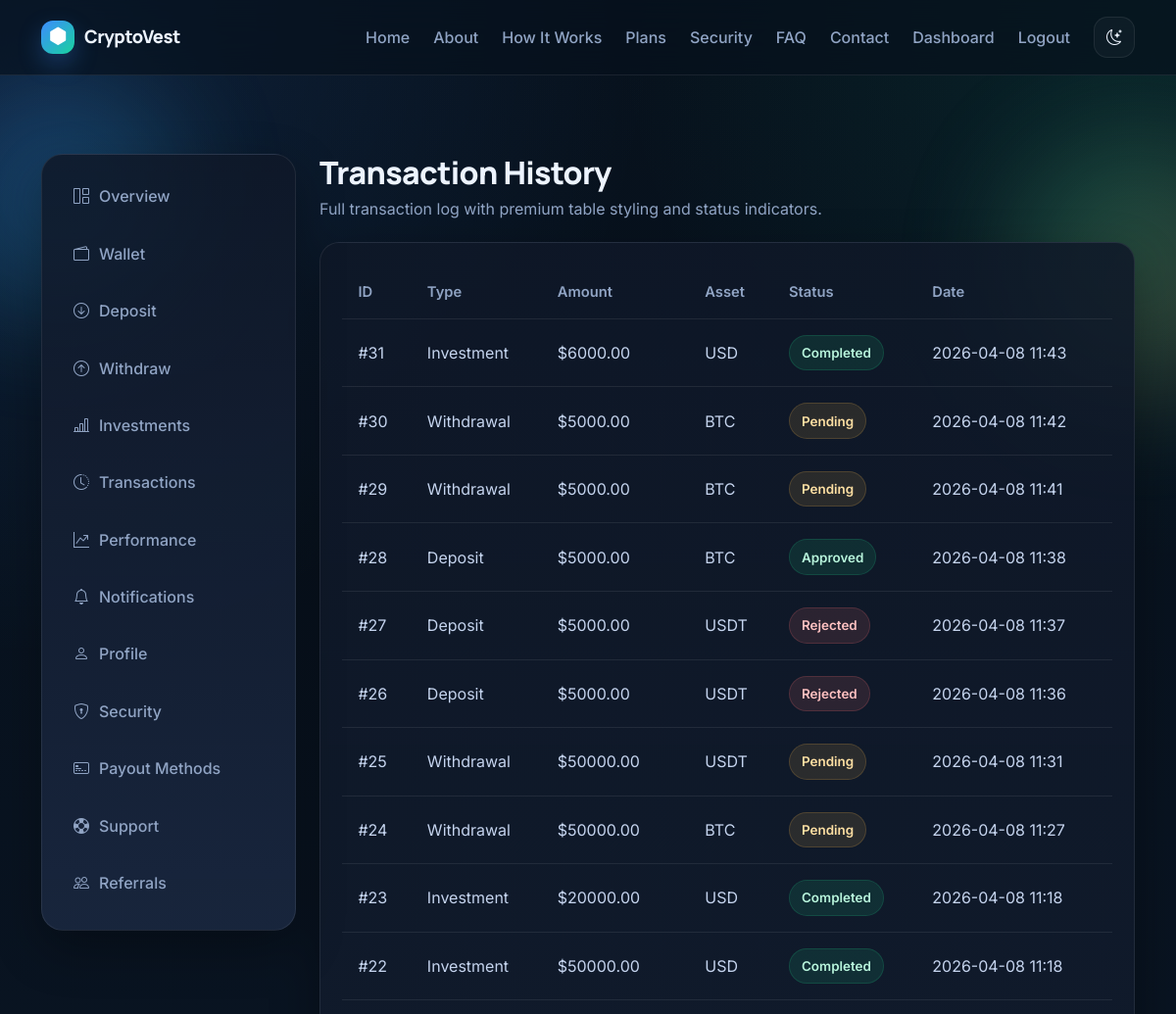
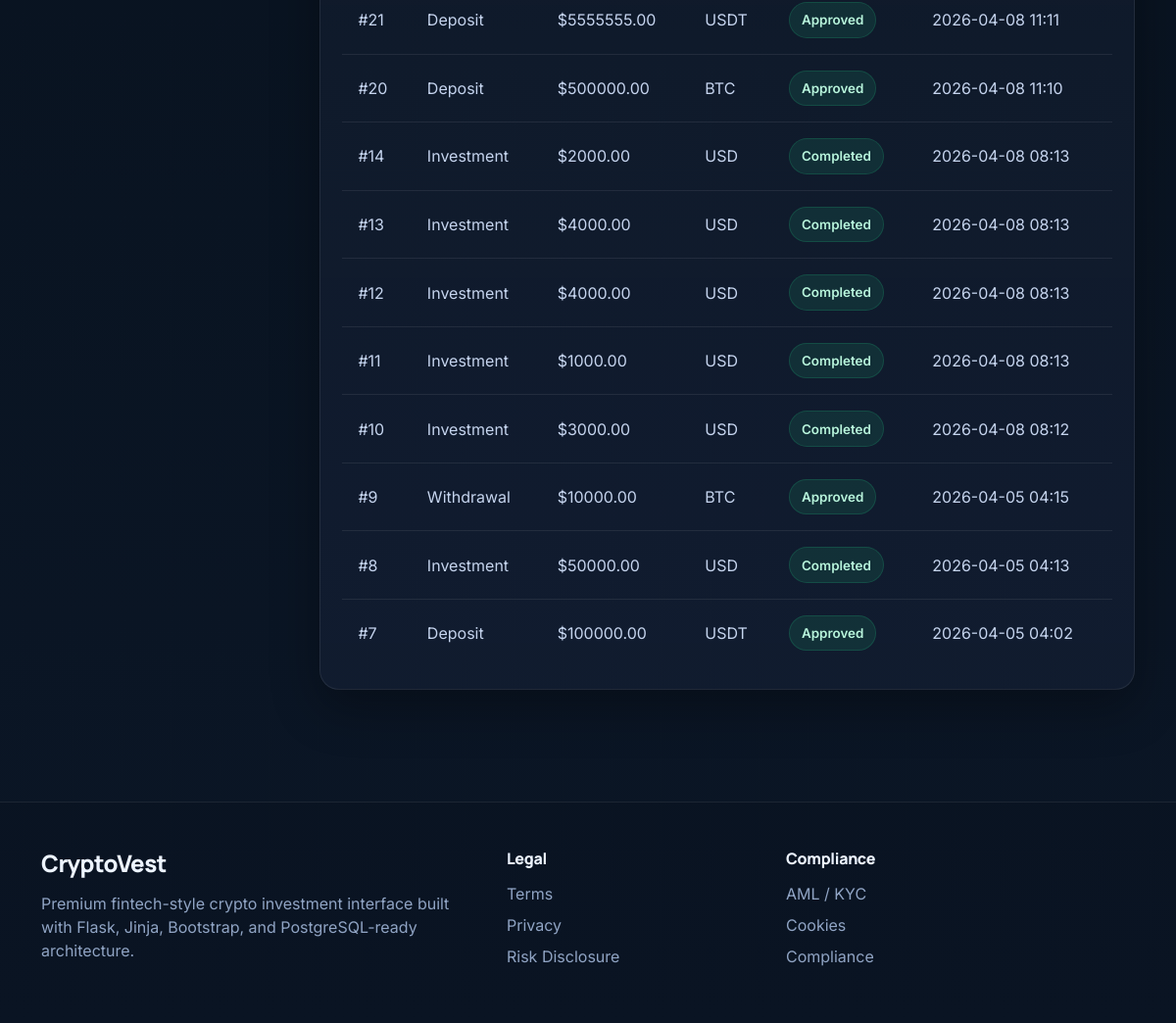
The app's page /dashboard/transactions (signed in) with its own data (2 pictures, top to bottom).
### app/models.py (models this page shows)
class Transaction(db.Model):
    id = db.Column(db.Integer, primary_key=True)
    user_id = db.Column(db.Integer, db.ForeignKey("user.id"), nullable=False)
    tx_type = db.Column(db.String(30), nullable=False)  # deposit, withdrawal, investment
    asset = db.Column(db.String(20), default="USDT")
    amount = db.Column(db.Float, nullable=False)
    network = db.Column(db.String(50), nullable=True)
    wallet_address = db.Column(db.String(255), nullable=True)
    status = db.Column(db.String(30), default="pending")
    reference = db.Column(db.String(120), nullable=True)
    notes = db.Column(db.Text, nullable=True)
    created_at = db.Column(db.DateTime, default=datetime.utcnow)

### app/dashboard/routes.py (the view)
@dashboard_bp.route("/transactions")
@login_required
def transactions():
    txs = (
        Transaction.query.filter_by(user_id=current_user.id)
        .order_by(Transaction.created_at.desc())
        .all()
    )
    return render_template("dashboard/transactions.html", transactions=txs)

### app/models.py (called while the page is built)
@login_manager.user_loader
def load_user(user_id):
    return db.session.get(User, int(user_id))

### app/templates/dashboard/transactions.html (shortened to what this page needs)
{% extends 'base.html' %}
{% block content %}
<section class="page-section">
    <div class="container dashboard-layout">
        {% include 'includes/dashboard_sidebar.html' %}
        <div class="page-shell">
            <div class="page-header">
                <h1>Transaction History</h1>
                <p class="text-muted-premium mb-0">Full transaction log with premium table styling and status indicators.</p>
            </div>
            <div class="table-panel">
                <table class="table-premium">
                    <tr>
                        <th>ID</th>
                        <th>Type</th>
                        <th>Amount</th>
                        <th>Asset</th>
                        <th>Status</th>
                        <th>Date</th>
                    </tr>
                    {% for tx in transactions %}
                    <tr>
                        <td>#{{ tx.id }}</td>
                        <td>{{ tx.tx_type|title }}</td>
                        <td>${{ '%.2f'|format(tx.amount) }}</td>
                        <td>{{ tx.asset }}</td>
                        <td><span class="status-badge status-{{ tx.status }}">{{ tx.status|title }}</span></td>
                        <td>{{ tx.created_at.strftime('%Y-%m-%d %H:%M') }}</td>
                    </tr>
                    {% else %}
                    <tr><td colspan="6" class="empty-state">No transactions found.</td></tr>
                    {% endfor %}
                </table>
            </div>
        </div>
    </div>
</section>
{% endblock %}

### app/static/css/style.css (style rules this page uses)
:root { --bg: #07111c; --bg-2: #0b1626; --surface: rgba(15, 24, 40, 0.86); --surface-2: rgba(18, 29, 48, 0.92); --surface-3: rgba(25, 38, 62, 0.95); --text: #edf4ff; --text-soft: #c5d4ee; --muted: #90a4c4; --border: rgba(255, 255, 255, 0.08); --shadow: 0 18px 50px rgba(0, 0, 0, 0.32); --blue: #3d8bff; --cyan: #29d3ff; --emerald: #18d39e; --gold: #f3c969; --danger: #ff7272; --success: #22c983; --warning: #f3b54a; --info: #57a6ff; --radius-xl: 26px; --radius-lg: 20px; --radius-md: 16px; --radius-sm: 12px; }
* { box-sizing: border-box; }
html { scroll-behavior: smooth; }
body { font-family: "Inter", "DM Sans", "Sora", sans-serif; background: radial-gradient(circle at top left, rgba(61,139,255,0.14), transparent 28%), radial-gradient(circle at top right, rgba(24,211,158,0.10), transparent 24%), linear-gradient(180deg, var(--bg), var(--bg-2)); color: var(--text); min-height: 100vh; position: relative; overflow-x: hidden; }
h1, h2, h3, h4, h5, h6, .brand { font-family: "Manrope", "Inter", sans-serif; letter-spacing: -0.02em; }
.page-section { padding: 64px 0; }
.card-premium, .glass-panel, .metric-card, .table-panel, .auth-card, .content-card { border: 1px solid var(--border); border-radius: var(--radius-lg); background: linear-gradient(180deg, var(--surface), var(--surface-2)); box-shadow: var(--shadow); }
.card-premium, .metric-card, .table-panel, .auth-card, .content-card { padding: 1.4rem; }
.section-subtitle, .text-muted-premium { color: var(--muted) !important; }
.table-premium { width: 100%; border-collapse: collapse; }
.table-premium th, .table-premium td { padding: 1rem; border-bottom: 1px solid var(--border); vertical-align: middle; }
.table-premium th { color: var(--muted); font-weight: 600; font-size: .92rem; }
.table-premium td { color: var(--text-soft); }
.table-premium tr:last-child td { border-bottom: none; }
.status-badge { display: inline-flex; align-items: center; gap: 6px; padding: .45rem .75rem; border-radius: 999px; font-size: .84rem; font-weight: 600; }
.status-approved, .status-completed, .status-active, .status-answered, .status-success { color: #b8f5dc; background: rgba(34,201,131,0.12); border: 1px solid rgba(34,201,131,0.18); }
.status-pending, .status-warning { color: #ffe0a3; background: rgba(243,181,74,0.12); border: 1px solid rgba(243,181,74,0.18); }
.status-rejected, .status-danger, .status-suspended { color: #ffc1c1; background: rgba(255,114,114,0.12); border: 1px solid rgba(255,114,114,0.18); }
.dashboard-layout { display: grid; grid-template-columns: 260px 1fr; gap: 1.5rem; align-items: start; }
.page-shell { min-width: 0; }
.page-header { margin-bottom: 1.4rem; }
.page-header h1 { font-size: 2rem; font-weight: 800; margin-bottom: .35rem; }

### records on screen
Transaction: id "31", tx_type "Investment", amount "6000.00", asset "USD", status "Completed", created_at "2026-04-08 11:43"
Transaction: id "30", tx_type "Withdrawal", amount "5000.00", asset "BTC", status "Pending", created_at "2026-04-08 11:42"
Transaction: id "29", tx_type "Withdrawal", amount "5000.00", asset "BTC", status "Pending", created_at "2026-04-08 11:41"
Transaction: id "28", tx_type "Deposit", amount "5000.00", asset "BTC", status "Approved", created_at "2026-04-08 11:38"
Transaction: id "27", tx_type "Deposit", amount "5000.00", asset "USDT", status "Rejected", created_at "2026-04-08 11:37"
Transaction: id "26", tx_type "Deposit", amount "5000.00", asset "USDT", status "Rejected", created_at "2026-04-08 11:36"
Transaction: id "25", tx_type "Withdrawal", amount "50000.00", asset "USDT", status "Pending", created_at "2026-04-08 11:31"
Transaction: id "24", tx_type "Withdrawal", amount "50000.00", asset "BTC", status "Pending", created_at "2026-04-08 11:27"
Transaction: id "23", tx_type "Investment", amount "20000.00", asset "USD", status "Completed", created_at "2026-04-08 11:18"
Transaction: id "22", tx_type "Investment", amount "50000.00", asset "USD", status "Completed", created_at "2026-04-08 11:18"
Transaction: id "21", tx_type "Deposit", amount "5555555.00", asset "USDT", status "Approved", created_at "2026-04-08 11:11"
Transaction: id "20", tx_type "Deposit", amount "500000.00", asset "BTC", status "Approved", created_at "2026-04-08 11:10"
Transaction: id "14", tx_type "Investment", amount "2000.00", asset "USD", status "Completed", created_at "2026-04-08 08:13"
Transaction: id "13", tx_type "Investment", amount "4000.00", asset "USD", status "Completed", created_at "2026-04-08 08:13"
Transaction: id "12", tx_type "Investment", amount "4000.00", asset "USD", status "Completed", created_at "2026-04-08 08:13"
Transaction: id "11", tx_type "Investment", amount "1000.00", asset "USD", status "Completed", created_at "2026-04-08 08:13"
Transaction: id "10", tx_type "Investment", amount "3000.00", asset "USD", status "Completed", created_at "2026-04-08 08:12"
Transaction: id "9", tx_type "Withdrawal", amount "10000.00", asset "BTC", status "Approved", created_at "2026-04-05 04:15"
Transaction: id "8", tx_type "Investment", amount "50000.00", asset "USD", status "Completed", created_at "2026-04-05 04:13"
Transaction: id "7", tx_type "Deposit", amount "100000.00", asset "USDT", status "Approved", created_at "2026-04-05 04:02"
